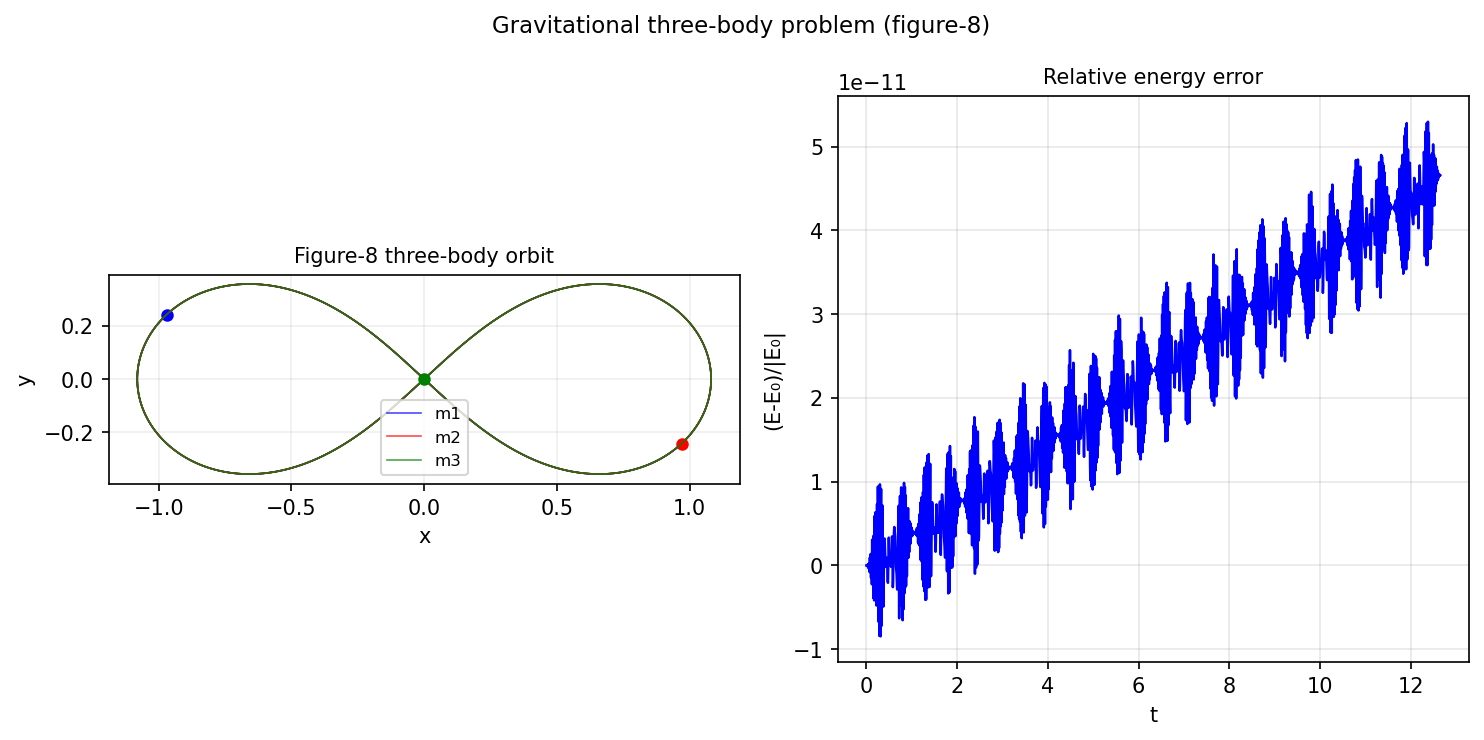

The Python source for this figure:
"""Three-body problem complex singularities.

Integrates the gravitational three-body problem and investigates
complex singularities by looking at how solutions behave.

Credit: Chebfun example ode-nonlin/ThreeBodyProblem.m (Marcus Webb, Aug 2011).
Original MATLAB Chebfun: Copyright 2017 by The University of Oxford and
The Chebfun Developers. See https://www.chebfun.org/ for Chebfun information.
"""
import os

os.environ.setdefault("XLA_PYTHON_CLIENT_PREALLOCATE", "false")

import matplotlib

matplotlib.use("Agg")
import os
import sys

import matplotlib.pyplot as plt
import numpy as np
from scipy.integrate import solve_ivp

sys.path.insert(0, os.path.join(os.path.dirname(__file__), '..', '..', 'src'))

from chebfunjax.plotting import chebfun_style

chebfun_style()

def run():
    print("=" * 60)
    print("Three-body gravitational problem")
    print("=" * 60)

    m1, m2, m3 = 1.0, 1.0, 1.0
    G = 1.0

    def three_body(t, state):
        x1, y1, x2, y2, x3, y3 = state[0], state[1], state[2], state[3], state[4], state[5]
        vx1, vy1, vx2, vy2, vx3, vy3 = state[6], state[7], state[8], state[9], state[10], state[11]

        def force(xi, yi, xj, yj, mj):
            r = np.sqrt((xj-xi)**2 + (yj-yi)**2)
            if r < 1e-10:
                return 0.0, 0.0
            f = G * mj / r**3
            return f*(xj-xi), f*(yj-yi)

        f12x, f12y = force(x1, y1, x2, y2, m2)
        f13x, f13y = force(x1, y1, x3, y3, m3)
        f21x, f21y = force(x2, y2, x1, y1, m1)
        f23x, f23y = force(x2, y2, x3, y3, m3)
        f31x, f31y = force(x3, y3, x1, y1, m1)
        f32x, f32y = force(x3, y3, x2, y2, m2)

        ax1 = (f12x + f13x) / m1
        ay1 = (f12y + f13y) / m1
        ax2 = (f21x + f23x) / m2
        ay2 = (f21y + f23y) / m2
        ax3 = (f31x + f32x) / m3
        ay3 = (f31y + f32y) / m3

        return [vx1, vy1, vx2, vy2, vx3, vy3, ax1, ay1, ax2, ay2, ax3, ay3]

    # Figure-8 initial conditions (Chenciner & Montgomery, 2000)
    # Known periodic three-body orbit
    x1_0 = -0.97000436
    y1_0 =  0.24308753
    vx3_0 = 0.93240737 / 2.0
    vy3_0 = 0.86473146 / 2.0

    ic = [
        x1_0, y1_0,             # body 1
        -x1_0, -y1_0,           # body 2
        0.0, 0.0,               # body 3
        -0.93240737/2, -0.86473146/2,  # v1
        -0.93240737/2, -0.86473146/2,  # v2
        0.93240737, 0.86473146  # v3
    ]

    T = 2.0 * 6.3259
    print(f"\nFigure-8 orbit: T = {T:.4f}")
    t_eval = np.linspace(0, T, 2000)
    sol = solve_ivp(three_body, [0, T], ic, t_eval=t_eval, rtol=1e-11, atol=1e-13)

    x1, y1 = sol.y[0], sol.y[1]
    x2, y2 = sol.y[2], sol.y[3]
    x3, y3 = sol.y[4], sol.y[5]

    # Check approximate periodicity
    err_period = np.sqrt((x1[-1]-x1[0])**2 + (y1[-1]-y1[0])**2)
    print(f"  Periodicity error (body 1): {err_period:.6f}")
    # Note: T might not be exact so this could be non-trivial
    print(f"  Max extent: {max(np.max(np.abs(x1)), np.max(np.abs(y1))):.4f}")
    assert max(np.max(np.abs(x1)), np.max(np.abs(y1))) > 0.5

    # Energy conservation
    def energy(state):
        x1, y1, x2, y2, x3, y3 = state[0], state[1], state[2], state[3], state[4], state[5]
        vx1, vy1, vx2, vy2, vx3, vy3 = state[6], state[7], state[8], state[9], state[10], state[11]
        KE = 0.5*(m1*(vx1**2+vy1**2) + m2*(vx2**2+vy2**2) + m3*(vx3**2+vy3**2))
        def PE_pair(xi, yi, xj, yj, mi, mj):
            r = np.sqrt((xj-xi)**2+(yj-yi)**2)
            return -G*mi*mj/r
        PE = (PE_pair(x1,y1,x2,y2,m1,m2) + PE_pair(x1,y1,x3,y3,m1,m3) +
              PE_pair(x2,y2,x3,y3,m2,m3))
        return KE + PE

    E0 = energy(sol.y[:, 0])
    E_arr = [energy(sol.y[:, i]) for i in range(0, len(t_eval), 100)]
    E_variation = np.max(np.abs(np.array(E_arr) - E0)) / abs(E0)
    print(f"  Relative energy variation: {E_variation:.2e}")
    assert E_variation < 0.01

    # --- Plot -------------------------------------------------------
    _here = os.path.dirname(os.path.abspath(__file__))
    fig, axes = plt.subplots(1, 2)

    colors = ['b', 'r', 'g']
    for (xi, yi), c, lab in zip([(x1,y1),(x2,y2),(x3,y3)], colors, ['m1','m2','m3']):
        axes[0].plot(xi, yi, color=c, linewidth=0.8, alpha=0.7, label=lab)
        axes[0].plot(xi[0], yi[0], 'o', color=c, markersize=5)
    axes[0].set_aspect('equal')
    axes[0].set_title("Figure-8 three-body orbit", fontsize=10)
    axes[0].legend(fontsize=8)

    # Energy conservation
    E_all = [energy(sol.y[:, i]) for i in range(len(t_eval))]
    axes[1].plot(t_eval, (np.array(E_all) - E0) / abs(E0), 'b', linewidth=1.2)
    axes[1].set_title("Relative energy error", fontsize=10)

    fig.suptitle("Gravitational three-body problem (figure-8)", fontsize=11)
    fig.tight_layout()
    fig.savefig(os.path.join(_here, "three_body.png"), dpi=150, bbox_inches="tight")
    plt.close(fig)

    print("\nAll assertions passed.")
    return True

if __name__ == "__main__":
    run()
